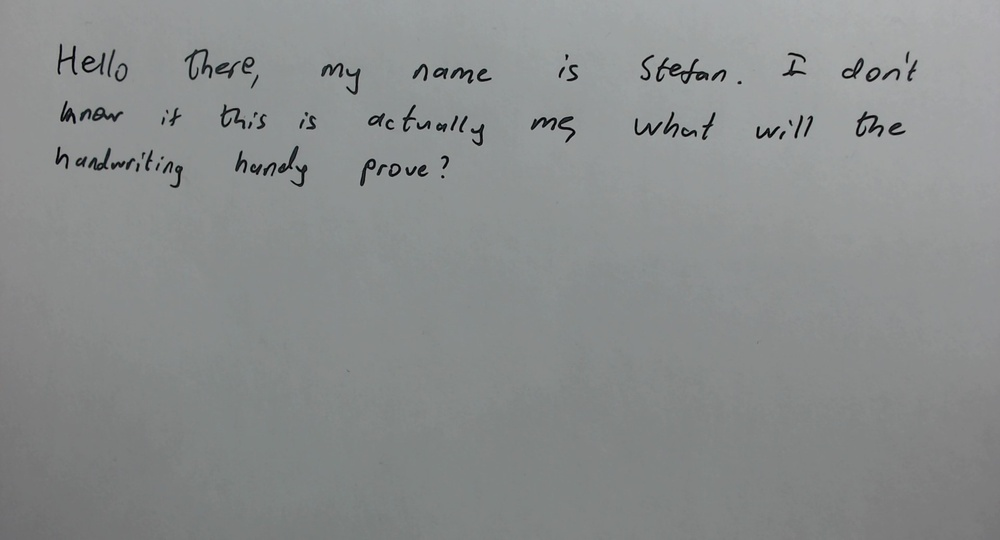
#> input picture Character Segmentation and Extraction/DavidTest.jpg, 1000 x 540 px, shrunk from 1920 x 1037 before the run, given in place of the camera
$ python mainLetterCapture.py
#> lines starting #> are read from the running program, lines starting #| are printed output that depends on the picture; after the words box and inside, x2 and y2 are one past the last pixel; in counts of white or black regions, pixels touching at a corner belong together
### Final Writing Code/CameraControl.py
import numpy as np
import cv2
from PIL import Image

# filename = "dewaldFox.jpg"


def takePicture(filename, debug=False):
#> called with filename = 'dewaldFox.jpg', debug = False
    cam = cv2.VideoCapture(0, cv2.CAP_DSHOW)
    # cam.set(cv2.CAP_PROP_FOURCC, cv2.VideoWriter_fourcc('M', 'J', 'P', 'G'))
    width = 1920
    height = 1080
    cam.set(cv2.CAP_PROP_FRAME_WIDTH, width)
    cam.set(cv2.CAP_PROP_FRAME_HEIGHT, height)
    flag = True
    if not cam.isOpened():
        print("Cannot open camera")
        exit()
    focus = 0  # min: 0, max: 255, increment:5
    while flag:
        # Capture frame-by-frame
        ret, frame = cam.read()
#> frame is the input picture: shape (540, 1000, 3); mean B, G, R 140.8, 140.9, 138
        cam.set(28, 25)  # cv2.CAP_PROP_FOCUS
        # if frame is read correctly ret is True
        if not ret:
            print("Can't receive frame (stream end?). Exiting ...")
            break
        # Our operations on the frame come here
        grayVersionOfFrame = cv2.cvtColor(frame, cv2.COLOR_BGR2GRAY)
        # Display the resulting frame
        # cv2.imshow('frame', frame)
        frameSmaller = cv2.resize(frame, (960, 540))
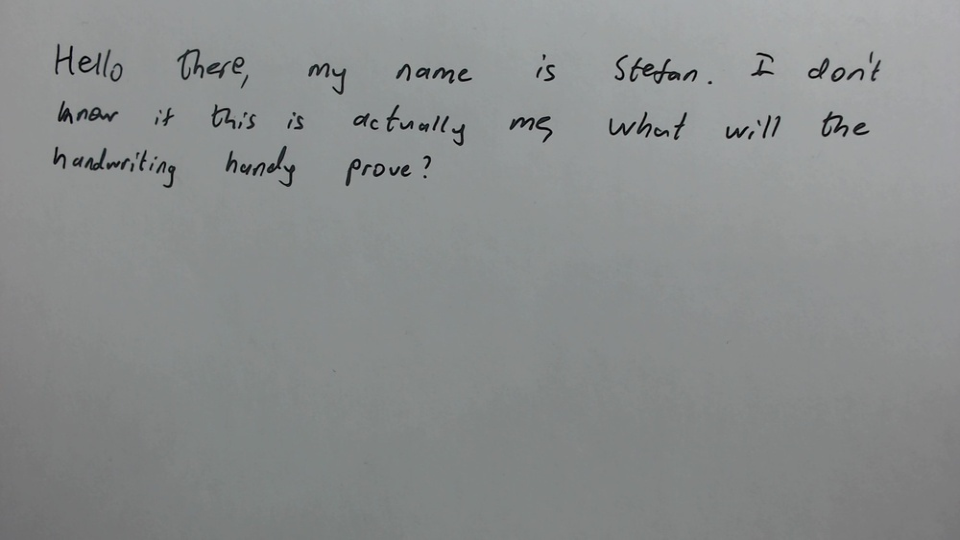
#> frameSmaller: shape (540, 960, 3); mean B, G, R 140.8, 140.9, 138
        cv2.imshow('frame', frameSmaller)
        if cv2.waitKey(1) == ord('q'):
#> (key q is pressed here)
            flag = False
            frame = cv2.rotate(frame, cv2.ROTATE_90_CLOCKWISE)
#> frame: shape (1000, 540, 3)
            cv2.imwrite(filename, frame)
            break
        # [6 lines of commented-out code are left out]

    cam.release()
    cv2.destroyAllWindows()

    if debug:
        image = Image.open(filename)
        image.show()

### Final Writing Code/CharacterSegmentation.py
import numpy as np
import cv2
import PIL.Image as Image
from Helpers import *
from cannyEdgeDetection import myCanny


# filename = "dewaldFox"
# folderName = "../../FONTS/" + "temp"
# sentence = "thequickbrownfoxjumpsoverthelazydog"

def extract_and_label_letters(filename, folderName, sentence):
#> called with filename = 'dewaldFox', folderName = '../../FONTS/temp', sentence = 'thequickbrownfoxjumpsoverthelazydog'
    image = Image.open(filename + ".jpg")
    image = np.array(image)
    orig = np.copy(image)
    gray = np.array(Image.fromarray(image).convert("F"))
    edged = myCanny(gray, lowThresholdRatio=0.12, highThresholdRatio=0.22)
#> in sobel_filters, `directionTheta = np.arctan2(Iy, Ix)`:
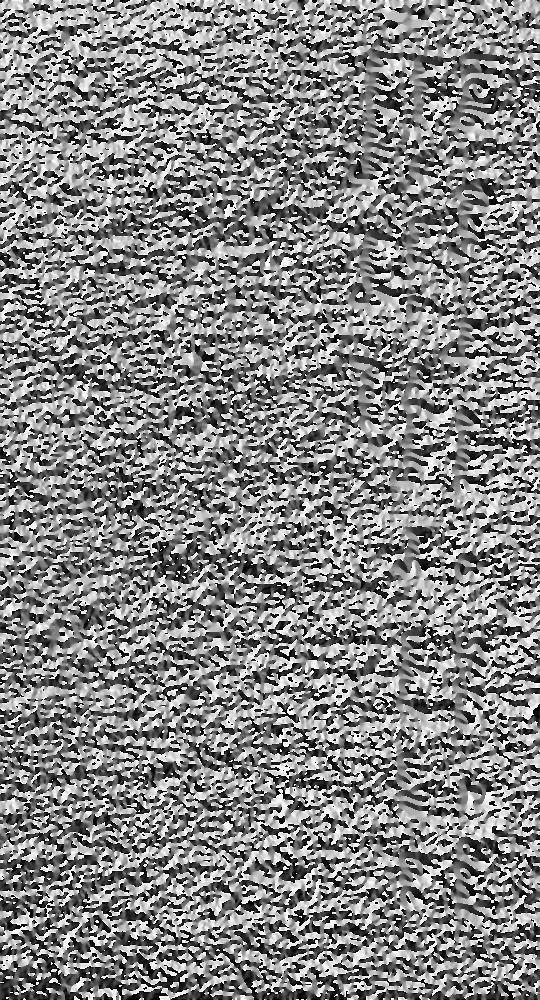
#> directionTheta: shape (1000, 540) float32; min -3.14, max 3.14, mean 0.144; drawn with min black and max white
#> after the loop in non_max_suppression, `for i in range(1, rows - 1):`:
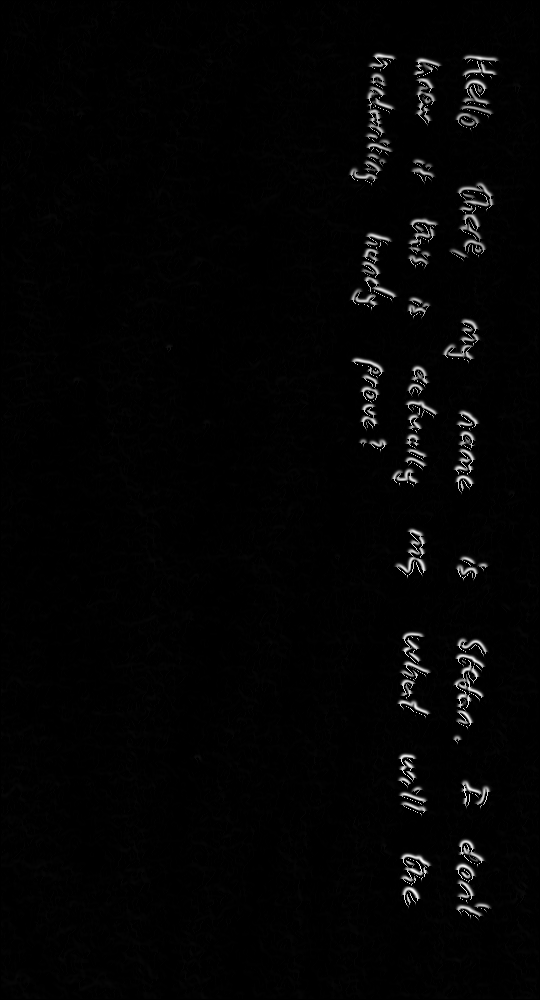
#> canvas: shape (1000, 540) int32; min 0, max 255, mean 4.1
#> in threshold, `highThreshold = img.max() * highThresholdRatio`: highThreshold = 56.1
#> in threshold, `lowThreshold = highThreshold * lowThresholdRatio`: lowThreshold = 6.73
#> in myCanny, `img = threshold(img, lowThresholdRatio=lowThresholdRatio, highThreshol..`: img: shape (1000, 540) uint32; 3 distinct labels, from 0 to 255
#> after the loop in hysteresis, `for i in range(1, img.shape[0]-1):`:
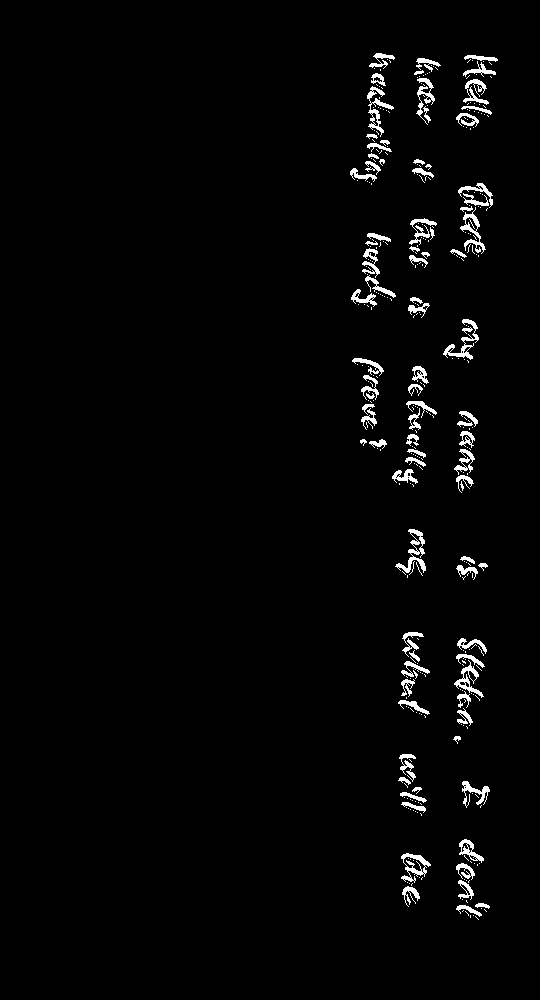
#> img: shape (1000, 540) uint32; 2.2% white; 364 white regions (276 under 20 px), largest, box (x1, y1, x2, y2) and area: (395, 529, 426, 573) 404, (367, 86, 394, 137) 367, (443, 319, 479, 360) 367
    edged = np.array(edged, dtype=np.uint8)
    contours = cv2.findContours(edged.copy(), cv2.RETR_EXTERNAL, cv2.CHAIN_APPROX_SIMPLE)[0]

    boxes = []
    for c in contours:
        # compute the bounding box of the contour
        (x, y, w, h) = cv2.boundingRect(c)
        boxes.append((x, y, w, h))
#> this loop made 360 passes
#> c on passes 1 to 3: [[475, 916], [478, 919]], [[473, 915]], [[470, 915], [470, 917]]

    # for (x, y, w, h) in boxes:
    #     # draw the prediction on the image
    #     cv2.rectangle(image, (x, y), (x + w, y + h), (0, 0, 255), 2)

    merge_margin = 50
    merge_margin_x = 5
    merge_margin_y = 10

    # make each of the bounding boxes bigger based on the margins
    for i, (x, y, w, h) in enumerate(boxes):
        x -= merge_margin_x
        y -= merge_margin_y
        w += 2 * merge_margin_x
        h += 2 * merge_margin_y
        boxes[i] = (x, y, w, h)
#> this loop made 360 passes
#> (x, y, w, h) on passes 1 to 3: (475, 916, 4, 4), (473, 915, 1, 1), (470, 915, 1, 3)

    finished = False
    while not finished:
        finished = True

        index = len(boxes) - 1
        while index >= 0:
            x, y, w, h = boxes[index]

            # get matching boxes
            overlaps = getAllOverlaps(boxes, (x, y, w, h), index)

            # check if box has no overlaps
            if len(overlaps) > 0:
                con = []
                overlaps.append(index)
                for ind in overlaps:
                    x, y, w, h = boxes[ind]
                    con.append([x, y])
                    con.append([x + w, y + h])
                con = np.array(con)

                # get bounding rect
                x, y, w, h = cv2.boundingRect(con)

                w -= 1
                h -= 1
                merged = (x, y, w, h)

                # remove boxes from list
                overlaps.sort(reverse=True)
                for ind in overlaps:
                    del boxes[ind]
                boxes.append(merged)

                finished = False
                break

            index -= 1

    copy = np.copy(image)
    for (x, y, w, h) in boxes:
        cv2.rectangle(copy, (x, y), (x + w, y + h), (0, 255, 0), 1)
#> this loop made 9 passes
#> (x, y, w, h) on passes 1 to 9: (345, 43, 158, 460), (390, 519, 41, 69), (451, 546, 42, 44), (393, 622, 42, 106), (448, 628, 44, 126), (393, 744, 39, 82), (457, 771, 38, 47), (451, 829, 44, 101), (396, 843, 40, 74)
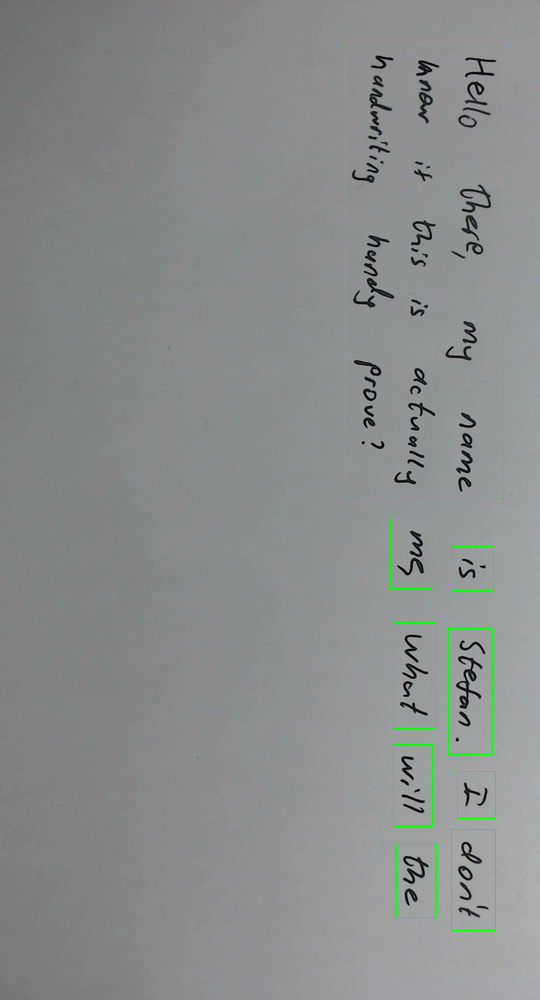
#> copy: shape (1000, 540, 3); mean R, G, B 137.1, 141.5, 139.9
    resized_image = cv2.resize(copy, (850, 650))
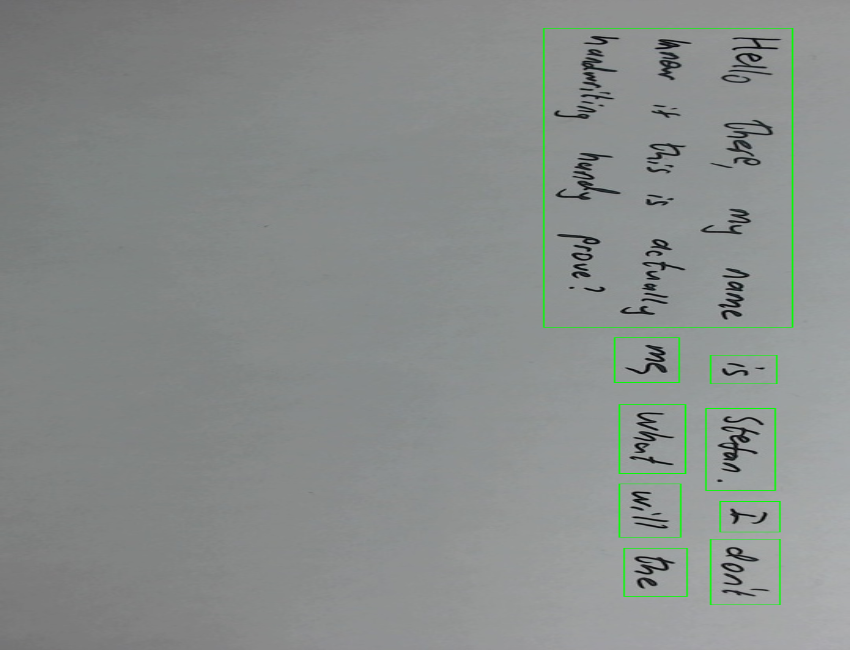
#> resized_image: shape (650, 850, 3); mean R, G, B 137, 141.5, 139.8
    cv2.imshow("Final", resized_image)
    cv2.waitKey(0)

    img = Image.open(filename + ".jpg")
    imgArr = np.array(img)

    boxesDictionary = {0: []}
    for (x, y, w, h) in boxes:
        rangePoint = 60
        middleX, middleY = findMiddle(x, y, w, h)
        keys_in_range = [key for key in boxesDictionary if middleY - rangePoint <= key <= middleY + rangePoint]
        # is there an element in the dictionary with a similar y value?
        if keys_in_range:
            # if so add it to the list
            boxesDictionary[keys_in_range[0]].append((x, y, w, h))
        else:
            # if not create a new list
            boxesDictionary[middleY] = [(x, y, w, h)]

    for key in boxesDictionary.keys():
        boxesDictionary[key].sort(key=lambda tup: tup[0])
#> this loop made 6 passes
#> key on passes 2 to 6: 273, 553, 675, 785, 879

    sortedBoxes = []
    for key in sorted(boxesDictionary.keys()):
        for val in boxesDictionary[key]:
            sortedBoxes.append(val)

    sortedBoxes = np.array(sortedBoxes)

    # this part labels and saves the letters ########
    groupedLetters = []

    counter = 0
    for (x, y, w, h) in sortedBoxes:
        crop = imgArr[y:y + h, x:x + w]
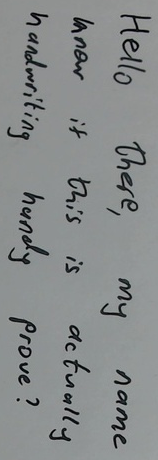
#> crop: shape (460, 158, 3); mean R, G, B 136, 139.5, 139.9
        crop = Image.fromarray(crop)
        letterVariable = sentence[counter]
        if letterVariable.isupper():
            letterVariable = letterVariable + "_"
        if not os.path.exists(folderName + "/" + str(letterVariable)):
            os.makedirs(folderName + "/" + str(letterVariable))
        crop.save(
            folderName + "/" + str(letterVariable) + "/" + getName(folderName + "/" + str(letterVariable)) + ".jpg")
        counter += 1

### Final Writing Code/gaussianBlur.py
import numpy as np
import PIL.Image as Image
import cv2
from scipy.ndimage import convolve


# [29 lines left out: functions pixelBlur, myGaussBlur, not called in this run]


def convGaussBlur(img, sigma=1.0):
    x, y = np.mgrid[-5:6, -5:6]
    kernel = np.exp(-((x ** 2 + y ** 2) / (2.0 * sigma ** 2))) * (1 / (2.0 * np.pi * sigma ** 2))
    return convolve(img, kernel)


# [7 lines that do not run on import are left out]

### Final Writing Code/cannyEdgeDetection.py
from gaussianBlur import convGaussBlur
import numpy as np
import PIL.Image as Image
from scipy.ndimage import convolve
import time
# from numba import njit


def sobel_filters(img):
    Kx = [[-1, 0, 1],
          [-2, 0, 2],
          [-1, 0, 1]]
    Kx = np.array(Kx, np.float32)
    Ky = [[1, 2, 1],
          [0, 0, 0],
          [-1, -2, -1]]
    Ky = np.array(Ky, np.float32)

    Ix = convolve(img, Kx)
    Iy = convolve(img, Ky)

    MagnitudeG = np.hypot(Ix, Iy)  # sqrt(Ix**2 + Iy**2)
    MagnitudeG = MagnitudeG / MagnitudeG.max() * 255.0  # normalize to 0-255
    directionTheta = np.arctan2(Iy, Ix)
    return MagnitudeG, directionTheta


# @njit
def findAngle(angle):
    if (0 <= angle < 22.5) or (157.5 <= angle <= 180):
        return 0
    elif 22.5 <= angle < 67.5:
        return 45
    elif 67.5 <= angle < 112.5:
        return 90
    elif 112.5 <= angle < 157.5:
        return 135


# @njit
def non_max_suppression(img, angle):
    """
    Done to create thin edges instead of thick ones
    img: gradient magnitude
    D: gradient direction
    returns: image but with thin edges
    """
    rows, cols = img.shape
    canvas = np.zeros((rows, cols), dtype=np.int32)
    # angle = D * 180. / np.pi  # convert angles into degrees
    # angle[angle < 0] += 180

    for i in range(1, rows - 1):
        for j in range(1, cols - 1):
            neighborPixels = (0, 0)

            angleVal = findAngle(angle[i, j])

            if angleVal == 0:
                neighborPixels = (img[i, j + 1], img[i, j - 1])
            elif angleVal == 45:
                neighborPixels = (img[i - 1, j + 1], img[i + 1, j - 1])
            elif angleVal == 90:
                neighborPixels = (img[i - 1, j], img[i + 1, j])
            elif angleVal == 135:
                neighborPixels = (img[i - 1, j - 1], img[i + 1, j + 1])

            if img[i, j] >= max(neighborPixels):
                canvas[i, j] = img[i, j]

    return canvas


def threshold(img, lowThresholdRatio=0.09, highThresholdRatio=0.17):
    highThreshold = img.max() * highThresholdRatio
    lowThreshold = highThreshold * lowThresholdRatio
    # highThreshold = 150
    # lowThreshold = 30

    canvas = np.zeros((img.shape[0], img.shape[1]), dtype=np.uint32)

    canvas[img >= highThreshold] = 255
    canvas[(img <= highThreshold) & (img >= lowThreshold)] = 100

    return canvas


def hasStrongNeighbour(img, x, y):
    p1 = img[x + 1, y - 1]
    p2 = img[x + 1, y]
    p3 = img[x + 1, y + 1]
    p4 = img[x, y - 1]
    p5 = img[x, y + 1]
    p6 = img[x - 1, y - 1]
    p7 = img[x - 1, y]
    p8 = img[x - 1, y + 1]
    pixels = np.array([p1, p2, p3, p4, p5, p6, p7, p8])
    if pixels.any() == 255:
        return True
    else:
        return False


def hysteresis(img, weak=100, strong=255):
    for i in range(1, img.shape[0]-1):
        for j in range(1, img.shape[1]-1):
            if img[i, j] == weak:
                if hasStrongNeighbour(img, i, j):
                    img[i, j] = strong
                else:
                    img[i, j] = 0
    return img


def myCanny(img, sigma=1.4, lowThresholdRatio=0.09, highThresholdRatio=0.17):
    """ REMEMBER TO CONVERT TO GRAYSCALE FIRST USING PIL.Image.convert("F") """
    img = convGaussBlur(img, sigma=sigma)
    img, DirTheta = sobel_filters(img)
    img = non_max_suppression(img, DirTheta)
    img = threshold(img, lowThresholdRatio=lowThresholdRatio, highThresholdRatio=highThresholdRatio)
    img = hysteresis(img)
    return img


# [16 lines that do not run on import are left out]

### Final Writing Code/Helpers.py
import numpy as np
import os
import random


# [11 lines left out: function imageToBinary, not called in this run]


def findMiddle(x, y, w, h):
    return x + w // 2, y + h // 2


def overlap(source, target):
    # unpack points
    x1, y1, w1, h1 = source
    x2, y2, w2, h2 = target

    # checks
    if x1 >= x2 + w2 or x2 >= x1 + w1:
        return False
    if y1 >= y2 + h2 or y2 >= y1 + h1:
        return False
    return True


def getAllOverlaps(boxes, bounds, index):
    overlaps = []
    for a in range(len(boxes)):
        if a != index:
            if overlap(bounds, boxes[a]):
                overlaps.append(a)
    return overlaps


# [40 lines left out: functions doesContain, getAllContains, addLetterToCanvas, getImageOfLetter, not called in this run]


def getName(folderPath):
    file_names = os.listdir(folderPath)
    if len(file_names) == 0:
        return "0"
    return str(len(file_names))


# [16 lines left out: function addLettersToCanvas, not called in this run]

### Final Writing Code/mainLetterCapture.py
from CameraControl import takePicture
from CharacterSegmentation import extract_and_label_letters

# *****************************************************************
filename = "dewaldFox"
nameOfUser = "temp"
sentence = "thequickbrownfoxjumpsoverthelazydog"
# *****************************************************************

takePicture(filename + ".jpg")
extract_and_label_letters(filename, "../../FONTS/" + nameOfUser, sentence)
